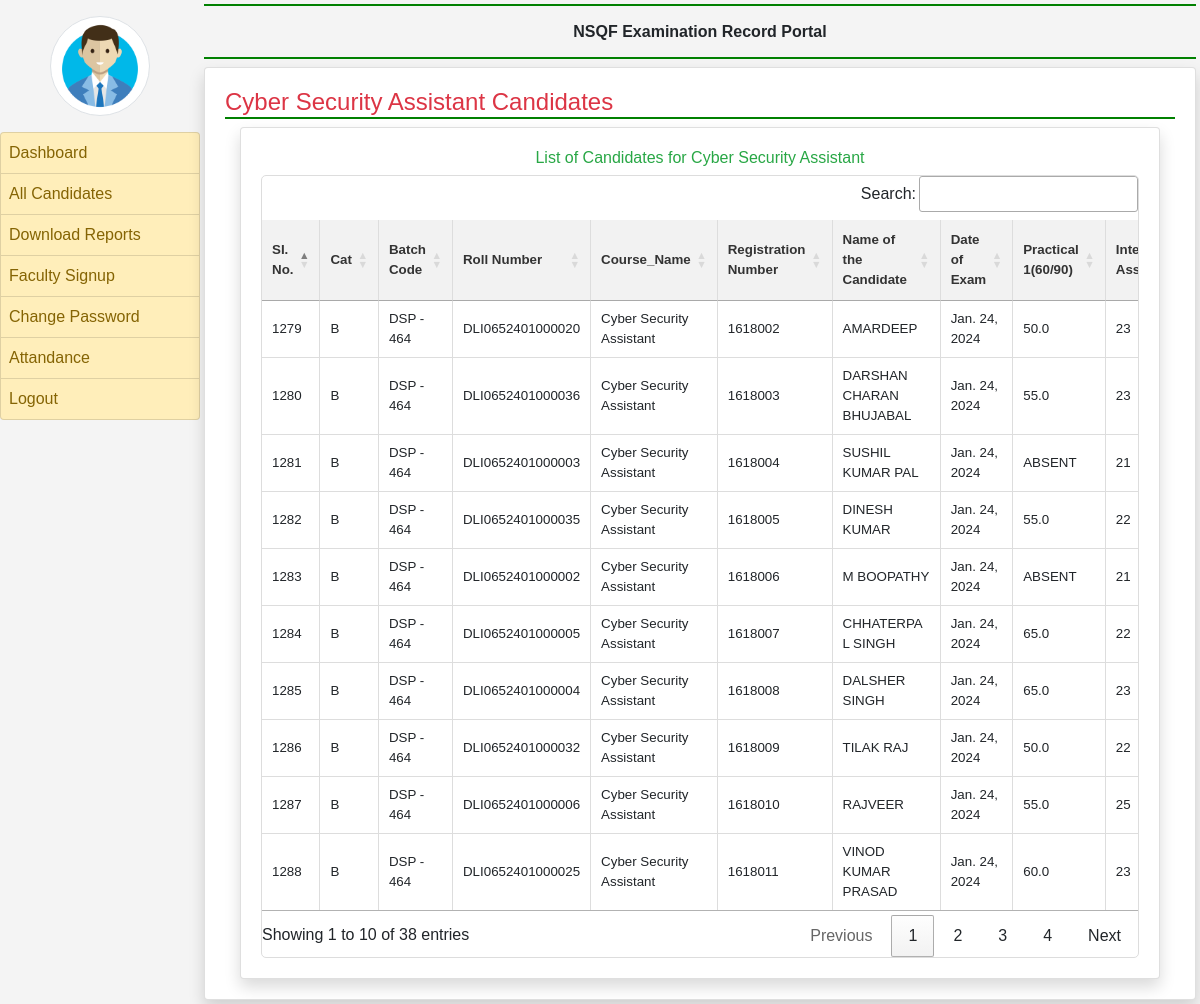
/admin-view-course/Cyber Security Assistant/, run on the app's committed database.
### employee/models.py (models this page shows, shortened)
class TP(models.Model):
    Cat=models.CharField(max_length=100,default="X")
    Batch_Code = models.CharField(max_length=100,default='NA')
    Roll_No = models.CharField(max_length=100,default='NA')
    Course_Name = models.CharField(max_length=100,default='certified computer application accounting and publishing',null=True)
    Registration_number = models.IntegerField(null=True)
    Name_of_the_Candidate = models.CharField(max_length=100,default='NA')
    Mother_Name = models.CharField(max_length=100,default='NA')
    Father_Name = models.CharField(max_length=100,default='NA')
    DOB = models.DateField(null=True)
    Name_of_the_training_Partner = models.CharField(max_length=200,default='NA')
    Code_of_the_training_Partner = models.CharField(max_length=200,default='NA')
    Practical1 = models.CharField(max_length=100,default='NA')
    Practical2 = models.CharField(max_length=100,default='NA')
    IS1 = models.CharField(max_length= 100, null= True )
    IS2 = models.CharField(max_length= 100, null = True)
    Internal_Assessment = models.IntegerField(null=True)
    Project = models.CharField(max_length=100,default='NA')
    Major_Project = models.CharField(max_length=100, default='NA')
    Major_Project2 = models.CharField(max_length=100, default='NA')
    Typing_Speed=models.CharField(max_length=100, default='NA')
    Theory1=models.CharField(max_length=100, default='NA')
    Theory2=models.CharField(max_length=100, default='NA')
    Center_code = models.CharField(max_length=100,  default='NA')
    Total = models.DecimalField(max_digits=10, decimal_places=2, default=Decimal('0.00'))
    Email_office = models.EmailField(null=True)
    Date_of_Exam = models.DateField(null=True)

### employee/views.py (the view)
# urls.py: path('admin-view-course/<str:course_name>/', view_course, name='admin_view_course'),
def view_course(request, course_name):
    candidates = TP.objects.filter(Course_Name__icontains=course_name)
    context = {
        'course_name': course_name,
        'candidates': candidates
    }
    return render(request, 'course_detail.html', context)

### employee/templates/course_detail.html (shortened to what this page needs)
{% extends 'admin_base.html' %}
{% block main %}
<h4 class="py-auto text-danger" style="border-bottom: 2px solid green;">{{ course_name }} Candidates</h4>
<div class="container">
    <div class="row text-center">
        <div class="col-sm-12">
            <div class="card shadow">
                <div class="card-body">
                    <h6 class="text-success">List of Candidates for {{ course_name }}</h6>
                    <div class="table-container">
                        <table id="second_example" style="font-size: smaller; width: 100%;">
                            <thead>
                                <tr>
                                    <th style="width:3%;">SI. No.</th>
                                    <th style="width:2%;">Cat</th>
                                    <th style="width:4%;">Batch Code</th>
                                    <th style="width:10%;">Roll Number</th>
                                    <th style="width:10%;">Course_Name</th>
                                    <th style="width:5%;">Registration Number</th>
                                    <th style="width:8%;">Name of the Candidate</th>
                                    <th style="width:5%;">Date of Exam</th>
                                    <th>Practical 1(60/90)</th>
                                    <th>Internal Assessment(20/30)</th>
                                </tr>
                            </thead>
                            <tbody>
                                {% for item in candidates %}
                                <tr>
                                    <td>{{ item.id }}</td>
                                    <td>{{ item.Cat }}</td>
                                    <td>{{ item.Batch_Code }}</td>
                                    <td>{{ item.Roll_No }}</td>
                                    <td>{{ item.Course_Name }}</td>
                                    <td>{{ item.Registration_number }}</td>
                                    <td>{{ item.Name_of_the_Candidate }}</td>
                                    <td>{{ item.Date_of_Exam }}</td>
                                    <td>{{ item.Practical1 }}</td>
                                    <td>{{ item.Internal_Assessment }}</td>
                                </tr>
                                {% endfor %}
                            </tbody>
                        </table>
                    </div>
                </div>
            </div>
        </div>
    </div>
</div>
{% endblock %}

### employee/templates/admin_base.html (shortened to what this page needs)
<!DOCTYPE html>
<html>
<head>
    <link rel="stylesheet" href="https://maxcdn.bootstrapcdn.com/bootstrap/4.4.1/css/bootstrap.min.css">
    <link rel="stylesheet" href="https://use.fontawesome.com/releases/v5.7.0/css/all.css">
    <link rel="stylesheet" href="https://cdn.datatables.net/1.10.20/css/jquery.dataTables.min.css">
    <link rel="stylesheet" href="https://cdn.datatables.net/buttons/1.6.1/css/buttons.dataTables.min.css">
</head>
<body>
    {% load static %}
    <div class="container-fluid">
        <div class="row">
            <div class="col-sm-2 p-0">
                <center>
                    <img src="{% static 'images/adminlogin.png' %}" width="100" height="100" class="img-thumbnail rounded-circle my-3">
                </center>
                <div class="list-group">
                    <a href="{% url 'admin_home' %}" class="list-group-item list-group-item-warning list-group-item-action {% if request.path == '/admin_home' %}active{% endif %}">Dashboard</a>
                    <a href="{% url 'all_employee' %}" class="list-group-item list-group-item-warning list-group-item-action {% if request.path == '/all_employee' %}active{% endif %}">All Candidates</a>
                    <a href="{% url 'download_report' %}" class="list-group-item list-group-item-warning list-group-item-action {% if request.path == '/download_report' %}active{% endif %}">Download Reports</a>
                    <a href="{% url 'faculty_signup_data' %}" class="list-group-item list-group-item-warning list-group-item-action {% if request.path == '/faculty_signup_data' %}active{% endif %}">Faculty Signup</a>
                    <a href="{% url 'change_passwordadmin' %}" class="list-group-item list-group-item-warning list-group-item-action {% if request.path == '/change_passwordadmin' %}active{% endif %}">Change Password</a>
                    <a href="{% url 'attandancedetail' %}" class="list-group-item list-group-item-warning list-group-item-action {% if request.path == '/attandance' %}active{% endif %}">Attandance</a>
                    <a href="/logout" class="list-group-item list-group-item-warning list-group-item-action">Logout</a>
                </div>
            </div>
            <div class="col-sm-10 p-0">
                <div class="container-fluid p-1">
                    <h6 class="p-3 text-center font-weight-bold" style="border-bottom: 2px solid green; border-top: 2px solid green;">NSQF Examination Record Portal</h6>
                    <div class="card shadow" style="min-height: 89vh;">
                        <div class="card-body">
                            {% block main %}
                            {% endblock %}
                        </div>
                    </div>
                </div>
            </div>
        </div>
    </div>
</body>
</html>

### employee/templates/admin_base.html (style rules this page uses)
.list-group-item { padding: 8px !important; }

### employee/templates/course_detail.html (style rules this page uses)
body { font-family: Arial, sans-serif; background-color: #f4f4f4; margin: 0; padding: 0; }
.table-container { overflow-x: auto; overflow-y: auto; border: 1px solid #ddd; border-radius: 5px; }
table { width: 100%; border-collapse: collapse; margin-top: 20px; table-layout: auto; }
th, td { padding: 10px; text-align: left; border-bottom: 1px solid #ddd; border-right: 1px solid #ddd; word-wrap: break-word; }
th { background-color: #f2f2f2; color: #333; }
tr:last-child td { border-bottom: none; }
tr:nth-child(even) { background-color: #f9f9f9; }

### data on the page
TP: id "1279", Cat "B", Batch_Code "DSP - 464", Roll_No "DLI0652401000020", Course_Name "Cyber Security Assistant", Registration_number "1618002", Name_of_the_Candidate "AMARDEEP", Date_of_Exam "Jan. 24, 2024", Practical1 "50.0", Internal_Assessment "23"
TP: id "1280", Cat "B", Batch_Code "DSP - 464", Roll_No "DLI0652401000036", Course_Name "Cyber Security Assistant", Registration_number "1618003", Name_of_the_Candidate "DARSHAN CHARAN BHUJABAL", Date_of_Exam "Jan. 24, 2024", Practical1 "55.0", Internal_Assessment "23"
TP: id "1281", Cat "B", Batch_Code "DSP - 464", Roll_No "DLI0652401000003", Course_Name "Cyber Security Assistant", Registration_number "1618004", Name_of_the_Candidate "SUSHIL KUMAR PAL", Date_of_Exam "Jan. 24, 2024", Practical1 "ABSENT", Internal_Assessment "21"
TP: id "1282", Cat "B", Batch_Code "DSP - 464", Roll_No "DLI0652401000035", Course_Name "Cyber Security Assistant", Registration_number "1618005", Name_of_the_Candidate "DINESH KUMAR", Date_of_Exam "Jan. 24, 2024", Practical1 "55.0", Internal_Assessment "22"
TP: id "1283", Cat "B", Batch_Code "DSP - 464", Roll_No "DLI0652401000002", Course_Name "Cyber Security Assistant", Registration_number "1618006", Name_of_the_Candidate "M BOOPATHY", Date_of_Exam "Jan. 24, 2024", Practical1 "ABSENT", Internal_Assessment "21"
TP: id "1284", Cat "B", Batch_Code "DSP - 464", Roll_No "DLI0652401000005", Course_Name "Cyber Security Assistant", Registration_number "1618007", Name_of_the_Candidate "CHHATERPAL SINGH", Date_of_Exam "Jan. 24, 2024", Practical1 "65.0", Internal_Assessment "22"
TP: id "1285", Cat "B", Batch_Code "DSP - 464", Roll_No "DLI0652401000004", Course_Name "Cyber Security Assistant", Registration_number "1618008", Name_of_the_Candidate "DALSHER SINGH", Date_of_Exam "Jan. 24, 2024", Practical1 "65.0", Internal_Assessment "23"
TP: id "1286", Cat "B", Batch_Code "DSP - 464", Roll_No "DLI0652401000032", Course_Name "Cyber Security Assistant", Registration_number "1618009", Name_of_the_Candidate "TILAK RAJ", Date_of_Exam "Jan. 24, 2024", Practical1 "50.0", Internal_Assessment "22"
TP: id "1287", Cat "B", Batch_Code "DSP - 464", Roll_No "DLI0652401000006", Course_Name "Cyber Security Assistant", Registration_number "1618010", Name_of_the_Candidate "RAJVEER", Date_of_Exam "Jan. 24, 2024", Practical1 "55.0", Internal_Assessment "25"
TP: id "1288", Cat "B", Batch_Code "DSP - 464", Roll_No "DLI0652401000025", Course_Name "Cyber Security Assistant", Registration_number "1618011", Name_of_the_Candidate "VINOD KUMAR PRASAD", Date_of_Exam "Jan. 24, 2024", Practical1 "60.0", Internal_Assessment "23"

### other printed values
{{ course_name }} "Cyber Security Assistant"
